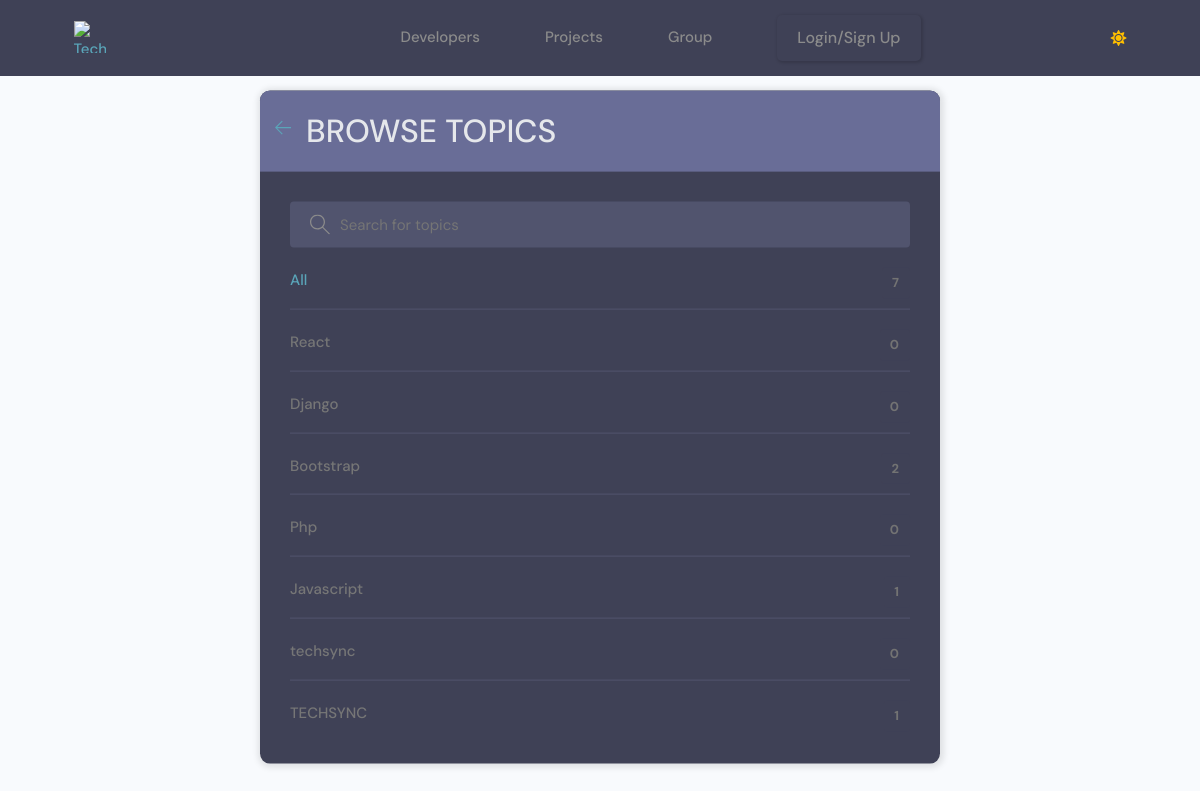
The page /group/topics/ on the database as committed earlier.
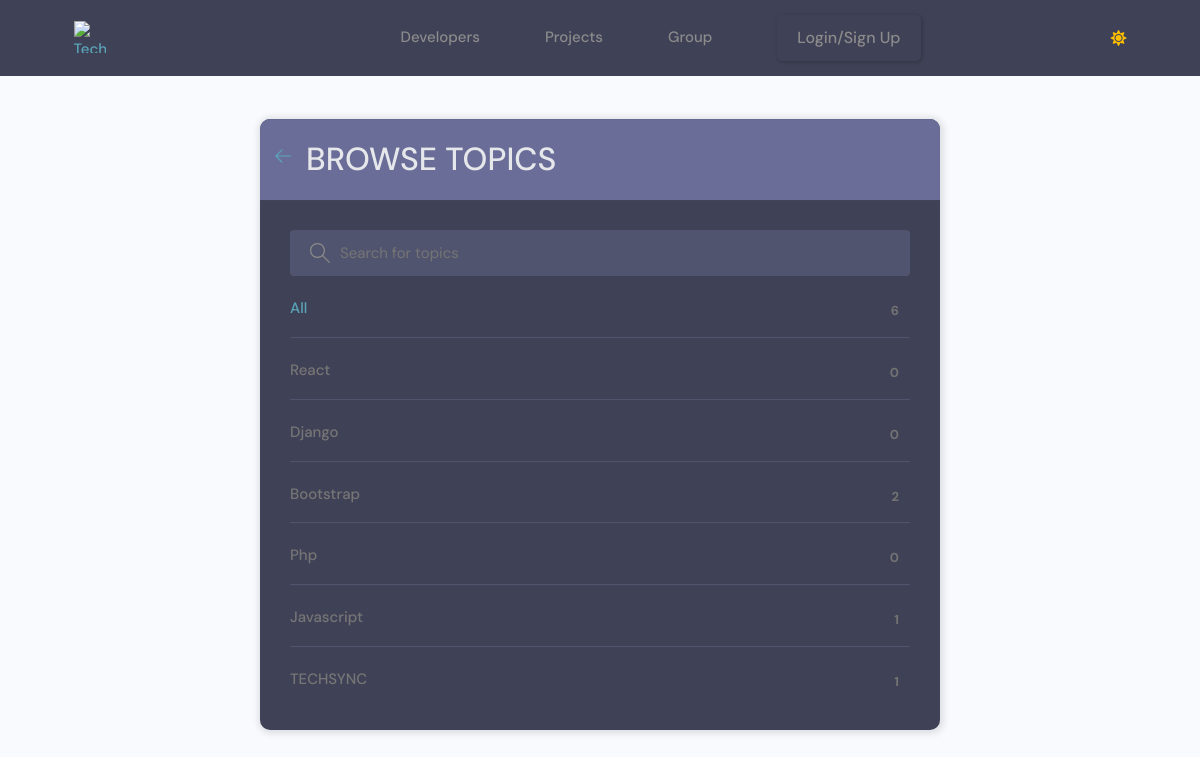
The same page on the database as committed later.
### group/models.py (models this page shows, shortened)
class Topic(models.Model):
    name = models.CharField(max_length=200)

### group/views.py (the view)
# urls.py: path('topics/', views.topicsPage, name="topics"),
def topicsPage(request):
    q = request.GET.get('q') if request.GET.get('q') != None else ''
    topics = Topic.objects.filter(name__icontains=q)
    return render(request, 'group/topics.html', {'topics': topics})

### templates/group/topics.html (shortened to what this page needs)
{% extends 'main/main.html' %}
{% block content %}
<main class="create-room layout">
  <div class="container">
    <div class="layout__box">
      <div class="layout__boxHeader">
        <div class="layout__boxTitle">
          <a href="{% url 'home-group' %}">
            <svg version="1.1" xmlns="http://www.w3.org/2000/svg" width="32" height="32" viewBox="0 0 32 32">
              <title>arrow-left</title>
              <path
                d="M13.723 2.286l-13.723 13.714 13.719 13.714 1.616-1.611-10.96-10.96h27.625v-2.286h-27.625l10.965-10.965-1.616-1.607z">
              </path>
            </svg>
          </a>
          <h3>Browse Topics</h3>
        </div>
      </div>
      <div class="topics-page layout__body">
        <form action="" method="GET" class="header__search">
          <label>
            <input name="q" placeholder="Search for topics" />
          </label>
        </form>
        <ul class="topics__list">
          <li>
            <a href="{% url 'topics' %}" class="active">All <span>{{topics.count}}</span></a>
          </li>
          {% for topic in topics %}
          <li>
            <a href="{% url 'home-group' %}?q={{topic.name}}">{{ topic.name }} <span>{{topic.room_set.all.count}}</span></a>
          </li>
          {% endfor %}
        </ul>
      </div>
    </div>
  </div>
</main>
{% endblock content %}

Rows that differ between the two databases and show on the page:
removed Topic: name "techsync", room_set.all.count "0"
Other text that changed with them:
{{ topics.count }}: "7" → "6"
